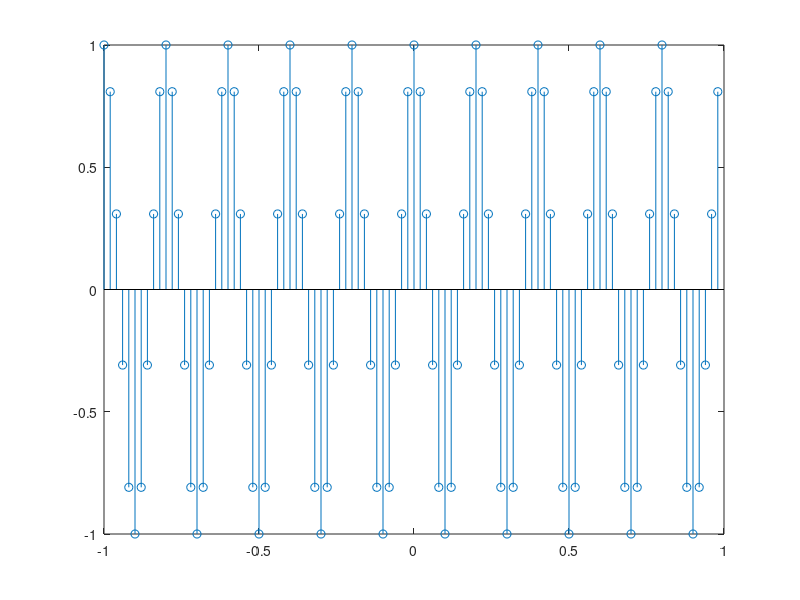
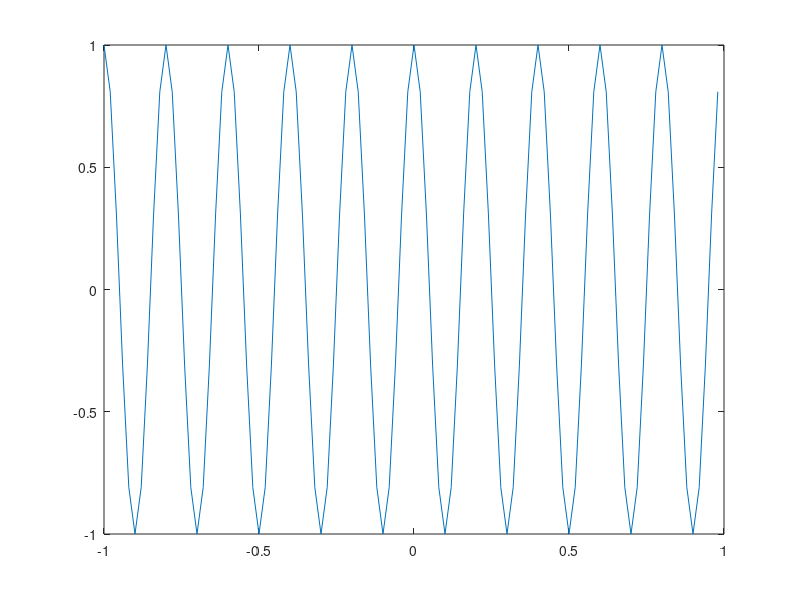
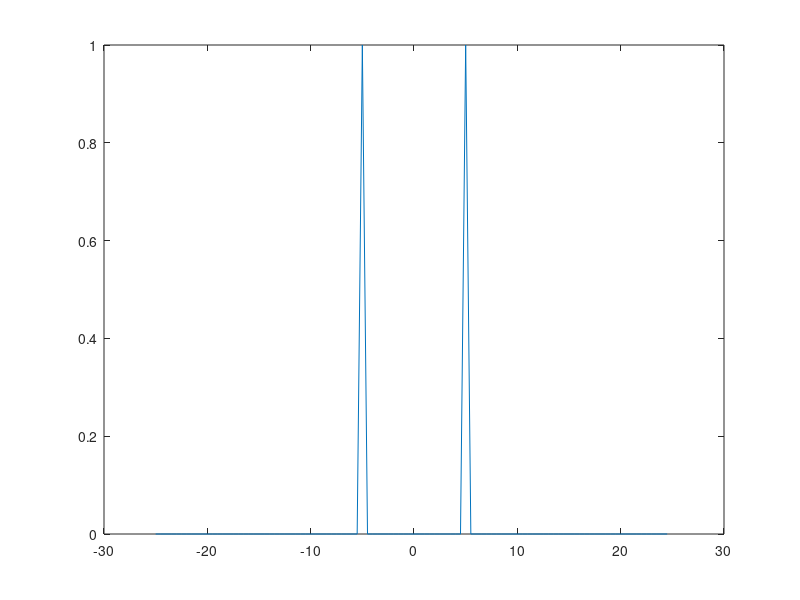
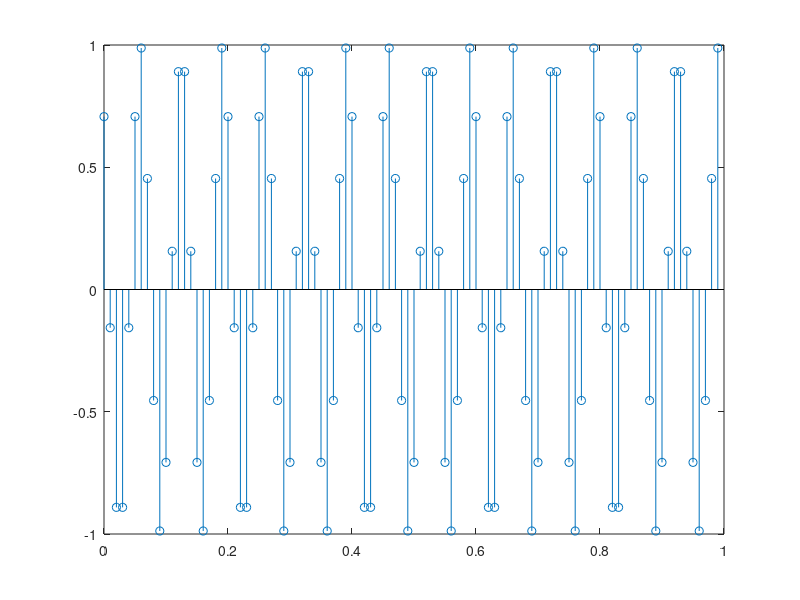

Source code (MATLAB) for these figures, in order:
%%
clear all;
clc;

f_s=50;
t1 = -1:1/f_s:1-1/f_s;
x1 = cos(10*pi*t1);
figure;
stem(t1,x1);
figure;
plot(t1,x1);
y1=fftshift(fft(x1));
%N=size(y1,2);
N=2*f_s;
f1= -f_s/2:f_s/N:f_s/2-f_s/N;
y1 = y1/max(abs(y1));
%%
figure;
plot(f1,abs(y1));
% xlabel('Frequency (Hz)');
% ylabel('|X(f)|');
% title('Magnitude');
% grid on;

% subplot(1,2,2);
% plot(f1,angle(y1));
% xlabel('Frequency (Hz)');
% ylabel('Phase of X(f)');
% title('Phase');
% grid on;

%% rggh

f_s_2 = 100;

t2 = 0:1/f_s_2:1-1/f_s_2;
x2= cos(30*pi*t2+pi/4);
figure;
stem(t2,x2);
figure;
plot(t2,x2);
%%
y2=fftshift(fft(x2));
% N2=size(y2,2);
N2= f_s_2*(1);
f2= -f_s_2/2:f_s_2/N2:(f_s_2/2-f_s_2/N2);
y2 = y2/max(abs(y2));
figure;
plot(f2,abs(y2));
%%
% xlabel('Frequency (Hz)');
% ylabel('|X(f)|');
% title('Magnitude');

% subplot(1,2,2);
% plot(f2,angle(y2));
% xlabel('Frequency (Hz)');
% ylabel('Phase of X(f)');
% title('Phase');
% grid on;

tol = 1e-6;
y2(abs(y2) < tol) = 0;
theta = angle(y2);
figure;
plot(f2,theta/pi)
xlabel 'Frequency (Hz)'
ylabel 'Phase / \pi'
